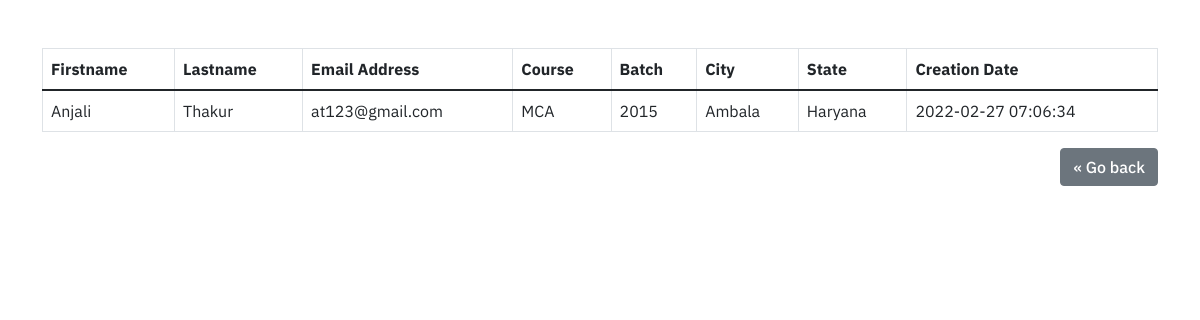
Screenshot of /read.php?id=3 with the database file from the repository.
### tables this page shows
CREATE TABLE `students` (
  `id` int(6) NOT NULL,
  `firstname` varchar(30) NOT NULL,
  `lastname` varchar(30) NOT NULL,
  `email` varchar(70) NOT NULL,
  `course` varchar(30) NOT NULL,
  `batch` int(4) NOT NULL,
  `city` varchar(30) NOT NULL,
  `state` varchar(30) NOT NULL,
  `creation_date` timestamp NOT NULL DEFAULT current_timestamp() ON UPDATE current_timestamp()
);

### read.php (the view, shortened to what this page needs)
<?php
require_once "config.php";
if (isset($_GET["id"]) && !empty(trim($_GET["id"]))) {
  $id = trim($_GET["id"]);
  $sql = "SELECT * FROM students WHERE id = ?";
  if ($stmt = mysqli_prepare($link, $sql)) {
    mysqli_stmt_bind_param($stmt, "i", $id);
    if (mysqli_stmt_execute($stmt)) {
      $result = mysqli_stmt_get_result($stmt);
      if (mysqli_num_rows($result) == 1) {
        $row = mysqli_fetch_array($result, MYSQLI_ASSOC);
        $firstname = $row["firstname"];
        $lastname = $row["lastname"];
        $email = $row["email"];
        $course = $row["course"];
        $batch = $row["batch"];
        $city = $row["city"];
        $state = $row["state"];
        $creation_date = $row["creation_date"];
      } else {
        echo "<script>window.location.href='http://localhost/php_crud/';</script>";
        exit;
      }
    } else {
      echo "Oops! Something went wrong. Please try again later.";
    }
  }
} else {
  echo "<script>window.location.href='http://localhost/php_crud/';</script>";
  exit;
}
?>
<!DOCTYPE html>
<html lang="en">
<head>
  <link href="https://cdn.jsdelivr.net/npm/bootstrap@5.1.3/dist/css/bootstrap.min.css" rel="stylesheet">
  <link rel="stylesheet" href="style.css">
</head>
<body>
  <div class="container">
    <table class="table table-bordered mt-5">
      <thead>
        <tr>
          <th>Firstname</th>
          <th>Lastname</th>
          <th>Email Address</th>
          <th>Course</th>
          <th>Batch</th>
          <th>City</th>
          <th>State</th>
          <th>Creation Date</th>
        </tr>
      </thead>
      <tbody>
        <tr>
          <td><?= ucfirst($firstname); ?></td>
          <td><?= ucfirst($lastname); ?></td>
          <td><?= $email; ?></td>
          <td><?= strtoupper($course); ?></td>
          <td><?= $batch; ?></td>
          <td><?= ucfirst($city); ?></td>
          <td><?= ucfirst($state); ?></td>
          <td><?= $creation_date; ?></td>
        </tr>
      </tbody>
    </table>
    <p class="text-end">
      <a href="./" class="btn btn-secondary">&laquo; Go back</a>
    </p>
  </div>
</body>
</html>

### style.css (style rules this page uses)
body { color: #555; font-family: "IBM Plex Sans", sans-serif; }
.btn { font-weight: 500; }

### rows the page displays
students: firstname "Anjali", lastname "Thakur", email "at123@gmail.com", course "MCA", batch "2015", city "Ambala", state "Haryana", creation_date "2022-02-27 07:06:34"
